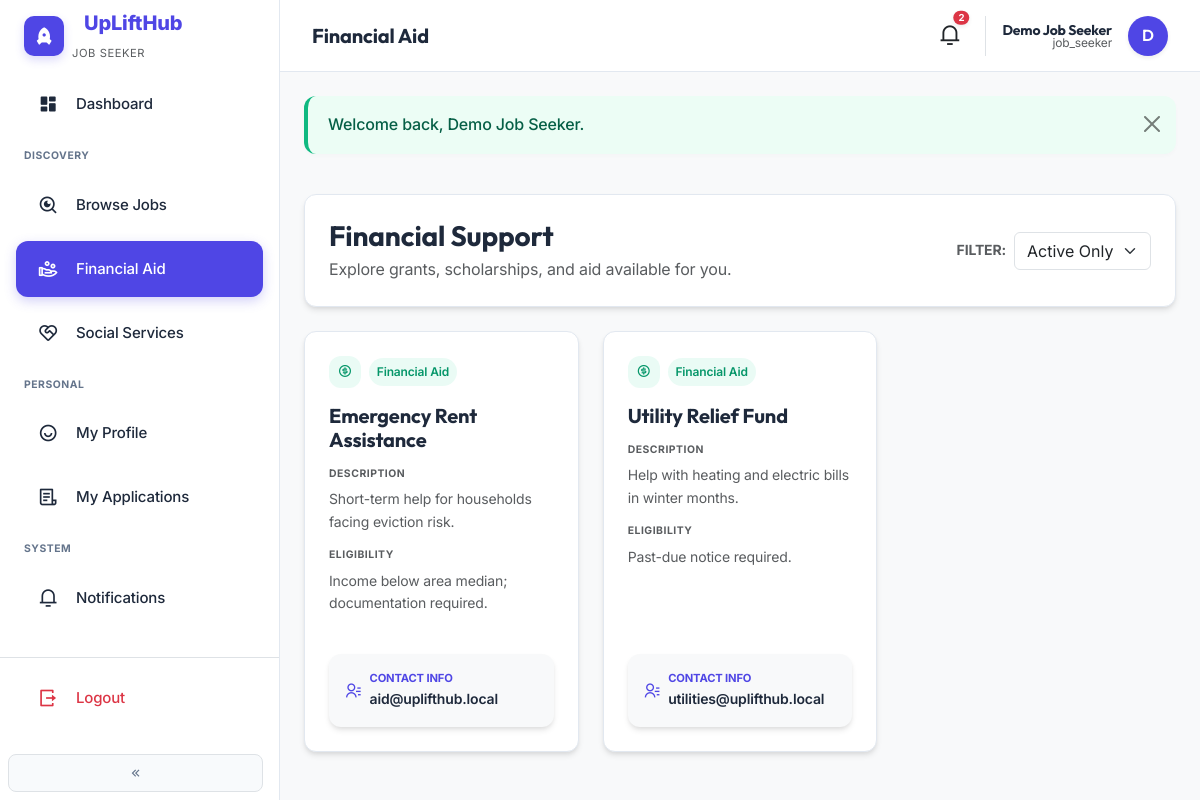
The page /jobseeker/financial-aid.php (signed in) on the database its author committed.
### tables this page shows
CREATE TABLE `financial_aid_programs` (
  `id` int(10) UNSIGNED NOT NULL,
  `title` varchar(255) NOT NULL,
  `description` text DEFAULT NULL,
  `eligibility` text DEFAULT NULL,
  `contact_info` varchar(255) DEFAULT NULL,
  `exact_address` varchar(500) DEFAULT NULL,
  `status` enum('active','inactive') NOT NULL DEFAULT 'active',
  `created_by` int(10) UNSIGNED DEFAULT NULL,
  `posted_by_user_id` int(10) UNSIGNED DEFAULT NULL,
  `moderation_status` enum('pending_approval','published','rejected') NOT NULL DEFAULT 'published',
  `created_at` timestamp NOT NULL DEFAULT current_timestamp()
);

### includes/functions.php (called while the page is built, shortened)
<?php
function e(string $s): string
{
    return htmlspecialchars($s, ENT_QUOTES, 'UTF-8');
}

### jobseeker/financial-aid.php (the view, shortened to what this page needs)
<?php
$pdo = db();
$programs = $pdo->query(
    "SELECT id, title, description, eligibility, contact_info, status FROM financial_aid_programs
     WHERE status = 'active' AND moderation_status = 'published' ORDER BY title"
)->fetchAll();
require dirname(__DIR__) . '/includes/partials/dashboard-start.php';
?>
<div class="row g-4 mb-4 mt-2">
  <div class="col-12">
    <div class="card-premium-admin p-4 reveal reveal-fade">
      <div class="d-flex flex-column flex-md-row align-items-md-center justify-content-between gap-3">
        <div>
          <h1 class="h3 fw-bold mb-1" style="font-family: 'Outfit', sans-serif;">Financial Support</h1>
          <p class="text-muted mb-0">Explore grants, scholarships, and aid available for you.</p>
        </div>
        <div class="d-flex align-items-center gap-2">
           <label class="small text-muted fw-bold text-uppercase d-none d-sm-block">Filter:</label>
           <select class="form-select" id="aidStatusFilter" style="max-width: 200px;">
             <option value="active" selected>Active Only</option>
           </select>
        </div>
      </div>
    </div>
  </div>
</div>
<div class="row g-4" id="aidCards">
  <?php foreach ($programs as $p): ?>
    <div class="col-12 col-md-6 col-lg-4">
      <div class="card-premium-admin h-100 d-flex flex-column hover-lift" data-status="<?= e($p['status']) ?>">
        <div class="p-4 flex-grow-1">
          <div class="d-flex align-items-center gap-2 mb-3">
            <div class="metric-icon green mb-0" style="width: 32px; height: 32px; font-size: 0.9rem;">
              <i class="ri-money-dollar-circle-line"></i>
            </div>
            <span class="badge-admin badge-approved">Financial Aid</span>
          </div>
          <h2 class="h5 fw-bold mb-3" style="font-family: 'Outfit', sans-serif;"><?= e($p['title']) ?></h2>
          <div class="mb-3">
            <h6 class="small text-muted fw-bold text-uppercase" style="font-size: 0.65rem; letter-spacing: 0.05em;">Description</h6>
            <p class="small text-muted mb-0"><?= nl2br(e((string) $p['description'])) ?></p>
          </div>
          <div class="mb-3">
            <h6 class="small text-muted fw-bold text-uppercase" style="font-size: 0.65rem; letter-spacing: 0.05em;">Eligibility</h6>
            <p class="small text-muted mb-0"><?= nl2br(e((string) $p['eligibility'])) ?></p>
          </div>
        </div>
        <div class="px-4 pb-4 mt-auto">
          <div class="card-premium-admin bg-light border-0 p-3">
            <div class="d-flex align-items-center gap-2">
              <i class="ri-contacts-line text-indigo"></i>
              <div>
                <div class="small fw-bold text-indigo" style="font-size: 0.7rem;">CONTACT INFO</div>
                <div class="small fw-semibold"><?= e((string) $p['contact_info']) ?></div>
              </div>
            </div>
          </div>
        </div>
      </div>
    </div>
  <?php endforeach; ?>
</div>
<?php require dirname(__DIR__) . '/includes/partials/dashboard-end.php'; ?>

### assets/css/uplifthub.css (style rules this page uses)
:root { --uplift-indigo: #2D5BFF; --uplift-indigo-dark: #1E3BB3; --uplift-blue: #2D5BFF; --uplift-black: #1A1D23; --uplift-green: #34D399; --uplift-orange: #F59E0B; --uplift-purple: #8B5CF6; --uplift-soft-blue: #F8FAFE; --uplift-card-bg: #ffffff; --uplift-sidebar: #f5f7fb; --uplift-border: rgba(0,0,0,0.06); }
.uplift-body { --bg: #ffffff; --section-alt: var(--uplift-soft-blue); --panel: #ffffff; --muted: #64748b; color: var(--uplift-black); background-color: var(--bg); font-family: 'Inter', system-ui, -apple-system, sans-serif; line-height: 1.6; }

### assets/css/animations.css (style rules this page uses)
.reveal { opacity: 0; transition: opacity 0.8s cubic-bezier(0.25, 0.46, 0.45, 0.94), transform 0.8s cubic-bezier(0.25, 0.46, 0.45, 0.94); will-change: opacity, transform; }
.reveal-fade { transform: none; }
.reveal.reveal-visible { opacity: 1; transform: translateY(0) translateX(0) scale(1); }

### assets/css/admin-premium.css (style rules this page uses)
:root { --admin-indigo: #4F46E5; --admin-indigo-light: #818CF8; --admin-indigo-soft: rgba(79, 70, 229, 0.08); --admin-bg: #F8FAFC; --admin-card-bg: #FFFFFF; --admin-sidebar-bg: #FFFFFF; --admin-border: #E2E8F0; --admin-text-main: #1E293B; --admin-text-muted: #64748B; --admin-radius: 0.75rem; --admin-shadow: 0 4px 6px -1px rgba(0, 0, 0, 0.1), 0 2px 4px -1px rgba(0, 0, 0, 0.06); --admin-shadow-lg: 0 10px 15px -3px rgba(0, 0, 0, 0.1), 0 4px 6px -2px rgba(0, 0, 0, 0.05); }
body.admin-body { background-color: var(--admin-bg); color: var(--admin-text-main); font-family: 'Inter', 'Outfit', sans-serif; letter-spacing: -0.01em; }
.text-indigo { color: var(--admin-indigo) !important; }
.card-premium-admin { background: var(--admin-card-bg); border: 1px solid var(--admin-border); border-radius: var(--admin-radius); box-shadow: var(--admin-shadow); transition: all 0.3s ease; }
.metric-icon { width: 48px; height: 48px; border-radius: 12px; display: flex; align-items: center; justify-content: center; font-size: 1.5rem; margin-bottom: 1rem; }
.metric-icon.green { background: rgba(52, 211, 153, 0.1); color: #059669; }
.badge-admin { padding: 0.35em 0.65em; font-size: 0.75em; font-weight: 600; border-radius: 9999px; text-transform: capitalize; }
.badge-approved { background: rgba(52, 211, 153, 0.1); color: #059669; }
* { transition: background-color 0.2s, border-color 0.2s, color 0.2s, transform 0.2s; }

### rows shown on the page
financial_aid_programs: title "Emergency Rent Assistance", description "Short-term help for households facing eviction risk.", eligibility "Income below area median; documentation required.", contact_info "aid@uplifthub.local"
financial_aid_programs: title "Utility Relief Fund", description "Help with heating and electric bills in winter months.", eligibility "Past-due notice required.", contact_info "utilities@uplifthub.local"

### other values the page prints
$pageTitle "Financial Aid"
$notifCount "2"
$u['name'] "Demo Job Seeker"
$role === 'admin' ? 'Administrator' : $role "job_seeker"
substr($u['name'], 0, 1) "D"
$f['message'] "Welcome back, Demo Job Seeker."
